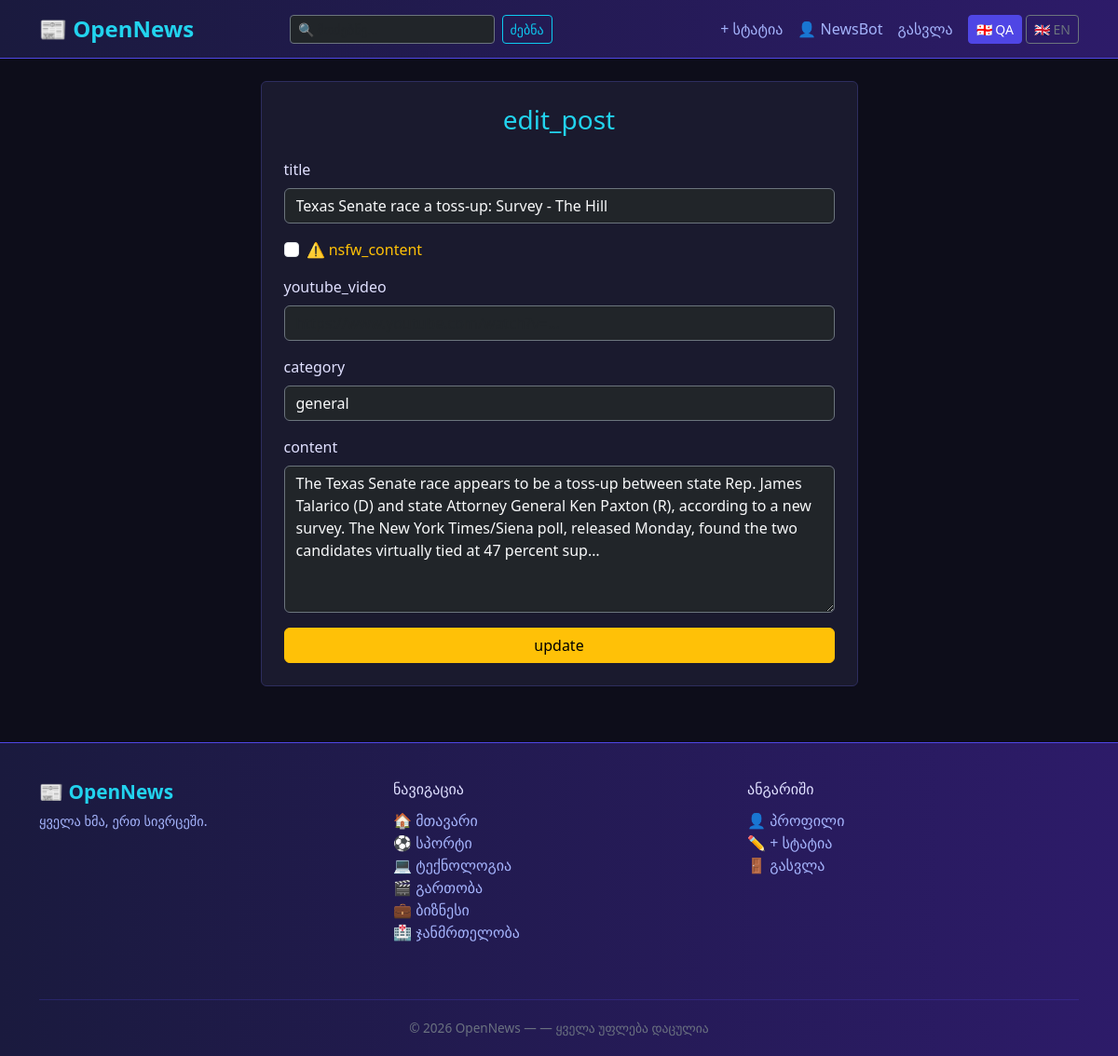
The page /edit_post/58 (signed in) on the database its author committed.
### models.py (models this page shows, shortened)
class User(db.Model, UserMixin):
    id = db.Column(db.Integer, primary_key=True)
    username = db.Column(db.String(80), unique=True, nullable=False)
    email = db.Column(db.String(120), unique=True, nullable=False)
    password_hash = db.Column(db.String(200), nullable=False)
    avatar = db.Column(db.String(200), nullable=True)
    created_at = db.Column(db.DateTime, default=datetime.utcnow)
    birth_date = db.Column(db.Date, nullable=True)
    role = db.Column(db.String(20), default="user")
    posts = db.relationship('Post', backref='author', lazy=True)

class Post(db.Model):
    id = db.Column(db.Integer, primary_key=True)
    title = db.Column(db.String(200), nullable=False)
    content = db.Column(db.Text, nullable=False)
    category = db.Column(db.String(50), nullable=False, default='ზოგადი')
    image_url = db.Column(db.String(500), nullable=True)
    image_filename = db.Column(db.String(200), nullable=True)
    youtube_url = db.Column(db.String(200), nullable=True)
    created_at = db.Column(db.DateTime, default=datetime.utcnow)
    author_id = db.Column(db.Integer, db.ForeignKey('user.id'), nullable=False)
    is_nsfw = db.Column(db.Boolean, default=False)
    views = db.Column(db.Integer, default=0)
    comments = db.relationship('Comment', backref='post', lazy=True, cascade='all, delete-orphan')
    likes = db.relationship('Like', backref='post', lazy=True, cascade='all, delete-orphan')

### routes.py (the view, shortened to what this page needs)
@app.route('/edit_post/<int:id>', methods=['GET', 'POST'])
@login_required
def edit_post(id):
    post = Post.query.get_or_404(id)
    if current_user.id != post.author_id and not current_user.is_moderator:
        return redirect(url_for('index'))
    return render_template('edit_post.html', post=post)

### app.py (called while the page is built)
@login_manager.user_loader
def load_user(user_id):
    return db.session.get(User, int(user_id))

### translations.py (called while the page is built)
def t(key):
    from flask import session
    lang = session.get('lang', 'ka')
    return translations.get(lang, {}).get(key, key)

### templates/edit_post.html (shortened to what this page needs)
{% extends 'base.html' %}
{% block content %}
<div class="row justify-content-center">
    <div class="col-md-7">
        <div class="card p-4">
            <h3 class="mb-4 text-center" style="color: #22d3ee;">
                {{ t("edit_post") }}
            </h3>
            <form method="POST">
                <div class="mb-3">
                    <label class="form-label">{{ t("title") }}</label>
                    <input type="text"
                           name="title"
                           value="{{ post.title }}"
                           class="form-control bg-dark text-light border-secondary"
                           required>
                </div>
                <div class="mb-3 form-check">
                    <input type="checkbox" name="is_nsfw" class="form-check-input" id="nsfw" {% if post.is_nsfw %}checked{% endif %}>
                    <label class="form-check-label text-warning" for="nsfw">
                        ⚠️ {{ t("nsfw_content") }}
                    </label>
                </div>
                <div class="mb-3">
                    <label class="form-label">{{ t("youtube_video") }}</label>
                    <input type="text" name="youtube_url"
                        value="{{ post.youtube_url or '' }}"
                        class="form-control bg-dark text-light border-secondary"
                        placeholder="https://www.youtube.com/watch?v=...">
                </div>
                <div class="mb-3">
                    <label class="form-label">{{ t("category") }}</label>
                    <select name="category" class="form-control bg-dark text-light border-secondary">
                        <option value="ზოგადი" {% if post.category == 'ზოგადი' %}selected{% endif %}>{{ t("general") }}</option>
                    </select>
                </div>
                <div class="mb-3">
                    <label class="form-label">{{ t("content") }}</label>
                    <textarea name="content"
                              class="form-control bg-dark text-light border-secondary"
                              rows="6"
                              required>{{ post.content }}</textarea>
                </div>
                <button type="submit" class="btn btn-warning w-100">
                    {{ t("update") }}
                </button>
            </form>
        </div>
    </div>
</div>
{% endblock %}

### templates/navbar.html (shortened to what this page needs)
<nav class="navbar navbar-expand-lg mb-4">
    <div class="container">
        <a class="navbar-brand" href="{{ url_for('index') }}">📰 {{ t('site_name') }}</a>
        <div class="collapse navbar-collapse" id="navbarContent">
            <form action="{{ url_for('search') }}" method="GET" class="d-flex mx-auto my-2 my-lg-0">
                <input type="text" name="q"
                       placeholder="{{ t('search_placeholder') }}"
                       class="form-control form-control-sm bg-dark text-light border-secondary"
                       style="width: 220px;">
                <button type="submit" class="btn btn-sm btn-outline-info ms-2">{{ t('search') }}</button>
            </form>
            <div class="navbar-nav ms-auto align-items-lg-center">
                {% if current_user.is_authenticated %}
                    <a class="nav-link" href="{{ url_for('add_post') }}">{{ t('add_post') }}</a>
                    <a class="nav-link" href="{{ url_for('profile') }}">👤 {{ current_user.username }}</a>
                    <a class="nav-link" href="{{ url_for('logout') }}">{{ t('logout') }}</a>
                {% else %}
                    <a class="nav-link" href="{{ url_for('login') }}">{{ t('login') }}</a>
                    <a class="nav-link" href="{{ url_for('register') }}">{{ t('register') }}</a>
                {% endif %}
                <div class="d-flex gap-1 ms-lg-2">
                    <a href="{{ url_for('set_language', lang='ka') }}"
                       class="btn btn-sm {% if session.get('lang', 'ka') == 'ka' %}btn-primary{% else %}btn-outline-secondary{% endif %}">
                        🇬🇪 QA
                    </a>
                    <a href="{{ url_for('set_language', lang='en') }}"
                       class="btn btn-sm {% if session.get('lang') == 'en' %}btn-primary{% else %}btn-outline-secondary{% endif %}">
                        🇬🇧 EN
                    </a>
                </div>
            </div>
        </div>
    </div>
</nav>

### templates/base.html (style rules this page uses)
body { background-color: #0d0d1a; color: #e0e0ff; }
.navbar { background: linear-gradient(90deg, #1a1a3e, #2d1b69); border-bottom: 1px solid #4f46e5; }
.navbar-brand { color: #22d3ee !important; font-weight: bold; font-size: 1.5rem; }
.nav-link { color: #a5b4fc !important; }
.btn-primary { background-color: #4f46e5; border-color: #4f46e5; }
.card { background-color: #1a1a2e; border: 1px solid #2d2d5e; color: #e0e0ff; }
.card { background-color: #1a1a2e; border: 1px solid #2d2d5e; color: #e0e0ff; transition: transform 0.2s ease, box-shadow 0.2s ease; }

### rows shown on the page
User: username "NewsBot"
Post: title "Texas Senate race a toss-up: Survey - The Hill", category "general", content "The Texas Senate race appears to be a toss-up between state Rep. James Talarico (D) and state Attorney General Ken Paxton (R), according to a new survey. The New York Times/Siena poll, released Monday, found the two candidates virtually tied at 47 percent sup…"

### other values the page prints
{{ t('site_name') }} "OpenNews"
{{ t('search') }} "ძებნა"
{{ t('add_post') }} "+ სტატია"
{{ t('logout') }} "გასვლა"
{{ t("edit_post") }} "edit_post"
{{ t("title") }} "title"
{{ t("nsfw_content") }} "nsfw_content"
{{ t("youtube_video") }} "youtube_video"
{{ t("category") }} "category"
{{ t("content") }} "content"
{{ t("update") }} "update"
{{ t('every voice, one place') }} "ყველა ხმა, ერთ სივრცეში."
{{ t('navigation') }} "ნავიგაცია"
{{ t('home') }} "მთავარი"
{{ t('sports') }} "სპორტი"
